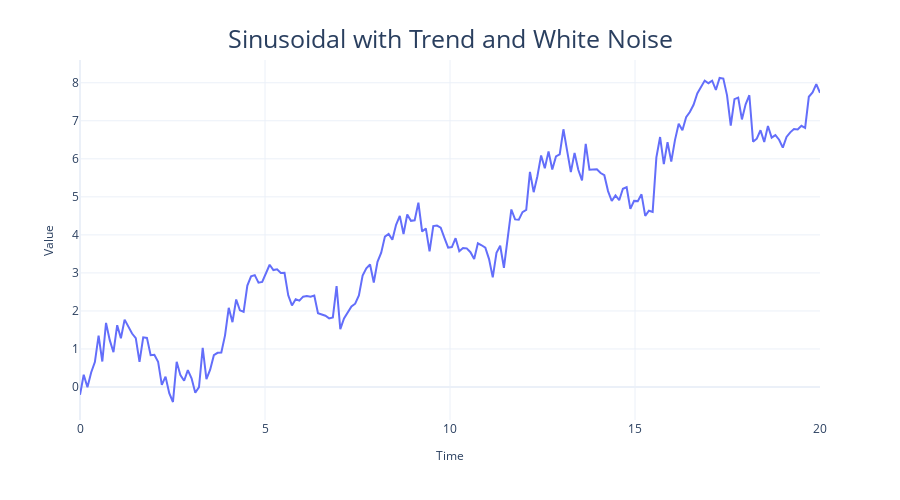

Here is the notebook cell this chart was saved with:
### Code cell
trend = regular_time_samples*0.4
# Combining the signal and trend
ts_2 = sinusoidal_samples+trend
plot_time_series(regular_time_samples,ts_2,"Sinusoidal with Trend and White Noise")

### Figure 1 — Plotly figure (JSON) as saved in the notebook; plotly's stock layout.template omitted (floating-point values rounded to 4 significant figures; data arrays with more than 128 entries replaced by an {"elided": "..."} marker saying what was removed)
{"data": [{"hovertemplate": "Time=%{x}<br>Value=%{y}<extra></extra>", "legendgroup": "", "line": {"color": "#636efa", "dash": "solid"}, "marker": {"symbol": "circle"}, "mode": "lines", "name": "", "orientation": "v", "showlegend": false, "type": "scatter", "x": {"elided": "200 float values"}, "xaxis": "x", "y": {"elided": "200 float values"}, "yaxis": "y"}], "layout": {"autosize": false, "height": 500, "legend": {"tracegroupgap": 0}, "margin": {"t": 60}, "title": {"font": {"size": 25}, "text": "Sinusoidal with Trend and White Noise", "x": 0.5, "xanchor": "center", "yanchor": "top"}, "width": 900, "xaxis": {"anchor": "y", "domain": [0, 1], "title": {"font": {"size": 12}, "text": "Time"}}, "yaxis": {"anchor": "x", "domain": [0, 1], "title": {"font": {"size": 12}, "text": "Value"}}}}
